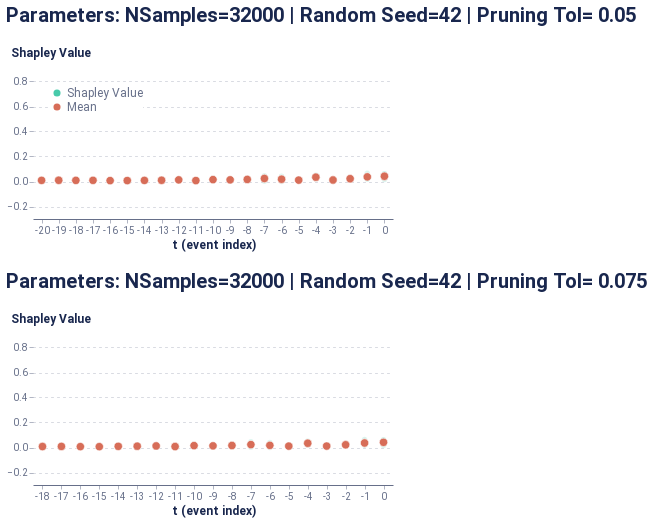

Notebook code cell kept with this figure:
### Markdown cell above
##### Global event-level

### Code cell
event_dict = {'path': 'outputs/event_all_tf.csv', 'rs': 42, 'nsamples': 32000}
event_data = event_explain_all(f, pos_dataset, event_dict, prun_indexes, average_event, model_features, schema, sequence_id_feat, time_feat)
event_global_plot = plot_global_event(event_data)
event_global_plot

### Figure 1 — Vega-Lite specification as saved in the notebook (floating-point values rounded to 4 significant figures)
{"config": {"axis": {"domain": true, "domainColor": "#666F89", "grid": false, "gridCap": "round", "gridColor": "#B3B7C4", "gridDash": [2, 4], "gridWidth": 0.5, "labelColor": "#666F89", "labelFont": "Roboto, Arial, sans-serif", "labelPadding": 2, "tickColor": "#666F89", "tickOpacity": 0.5, "tickSize": 4, "titleColor": "#19274E", "titleFont": "Roboto, Arial, sans-serif", "titleFontSize": 12}, "axisBand": {"domain": true, "labelPadding": 4, "ticks": false}, "axisY": {"domain": false, "titleAlign": "left", "titleAngle": 0, "titleX": -20, "titleY": -10}, "legend": {"labelColor": "#666F89", "labelFont": "Roboto, Arial, sans-serif", "labelFontSize": 12, "symbolSize": 40, "titleColor": "#19274E", "titleFont": "Roboto, Arial, sans-serif", "titleFontSize": 12, "titlePadding": 4}, "arc": {"stroke": "#FFFFFF", "strokeWidth": 1}, "bar": {"fill": "#2770EB", "stroke": null}, "line": {"stroke": "#2770EB", "strokeWidth": 2}, "path": {"stroke": "#2770EB", "strokeWidth": 0.5}, "point": {"fill": "#2770EB", "shape": "circle", "filled": true}, "rect": {"fill": "#2770EB"}, "rule": {"stroke": "#666F89"}, "shape": {"stroke": "#2770EB"}, "text": {"color": "#19274E", "font": "Roboto, Arial, sans-serif", "fontSize": 12}, "range": {"category": ["#2770EB", "#77B98A", "#DA5252", "#FFC400", "#A87AEA", "#00A39E", "#19274E"], "diverging": ["#006360", "#2BB3AE", "#96D9D7", "#FFFFFF", "#EDAAAA", "#DA5252", "#811D1D"], "heatmap": ["#18448F", "#1B4EA5", "#2770EB", "#4C88EE", "#82ACF3", "#A6C4F7", "#E9F1FD"], "ramp": ["#18448F", "#1B4EA5", "#2770EB", "#4C88EE", "#82ACF3", "#A6C4F7", "#E9F1FD"]}, "background": "#FFFFFF", "group": {"fill": "#FFFFFF"}, "header": {"labelColor": "#19274E", "labelFont": "Roboto, Arial, sans-serif", "labelFontSize": 12, "titleColor": "#19274E", "titleFont": "Roboto, Arial, sans-serif", "titleFontSize": 16}, "title": {"anchor": "start", "color": "#19274E", "font": "Roboto, Arial, sans-serif", "fontSize": 20, "fontWeight": "bold", "offset": 20, "subtitleColor": "#19274E", "subtitleFontSize": 16}, "view": {"continuousHeight": 300, "continuousWidth": 400, "stroke": "transparent"}}, "vconcat": [{"mark": {"type": "point", "stroke": "white", "strokeWidth": 0.6}, "encoding": {"color": {"field": "type", "legend": {"fillColor": "white", "orient": "top-left", "symbolSize": 50, "symbolStrokeWidth": 0, "title": null}, "scale": {"domain": ["Shapley Value", "Mean"], "range": ["#48caaa", "#d76d58"]}, "type": "nominal"}, "opacity": {"condition": {"value": 1.0, "test": "(datum.type === 'Mean')"}, "value": 0.2}, "size": {"condition": {"value": 70, "test": "(datum.type === 'Mean')"}, "value": 30}, "x": {"axis": {"labelAngle": 0}, "field": "t (event index)", "type": "ordinal"}, "y": {"axis": {"grid": true, "titleX": -23}, "field": "Shapley Value", "scale": {"domain": [-0.3, 0.9]}, "title": "Shapley Value", "type": "quantitative"}}, "height": 150, "title": "Parameters: NSamples=32000 | Random Seed=42 | Pruning Tol= 0.05", "width": 360}, {"data": {"name": "data-318b54372fb1e42017773ac1d7e5e7cc"}, "mark": {"type": "point", "stroke": "white", "strokeWidth": 0.6}, "encoding": {"color": {"field": "type", "legend": {"fillColor": "white", "orient": "top-left", "symbolSize": 50, "symbolStrokeWidth": 0, "title": null}, "scale": {"domain": ["Shapley Value", "Mean"], "range": ["#48caaa", "#d76d58"]}, "type": "nominal"}, "opacity": {"condition": {"value": 1.0, "test": "(datum.type === 'Mean')"}, "value": 0.2}, "size": {"condition": {"value": 70, "test": "(datum.type === 'Mean')"}, "value": 30}, "x": {"axis": {"labelAngle": 0}, "field": "t (event index)", "type": "ordinal"}, "y": {"axis": {"grid": true, "titleX": -23}, "field": "Shapley Value", "scale": {"domain": [-0.3, 0.9]}, "title": "Shapley Value", "type": "quantitative"}}, "height": 150, "title": "Parameters: NSamples=32000 | Random Seed=42 | Pruning Tol= 0.075", "width": 360}], "data": {"name": "data-093bed47974a533d7f01685921385c4c"}, "$schema": "https://vega.github.io/schema/vega-lite/v4.17.0.json", "datasets": {"data-093bed47974a533d7f01685921385c4c": [{"Shapley Value": 0.06214, "t (event index)": 0, "type": "Shapley Value"}, {"Shapley Value": 0.06632, "t (event index)": -1, "type": "Shapley Value"}, {"Shapley Value": 0.01429, "t (event index)": -2, "type": "Shapley Value"}, {"Shapley Value": 0.002104, "t (event index)": -3, "type": "Shapley Value"}, {"Shapley Value": 0.03677, "t (event index)": -4, "type": "Shapley Value"}, {"Shapley Value": 0.01876, "t (event index)": -5, "type": "Shapley Value"}, {"Shapley Value": 0.04156, "t (event index)": -6, "type": "Shapley Value"}, {"Shapley Value": 0.04688, "t (event index)": -7, "type": "Shapley Value"}, {"Shapley Value": 0.01343, "t (event index)": -8, "type": "Shapley Value"}, {"Shapley Value": 0.006401, "t (event index)": -9, "type": "Shapley Value"}, {"Shapley Value": 0.02775, "t (event index)": -10, "type": "Shapley Value"}, {"Shapley Value": 0.01532, "t (event index)": -11, "type": "Shapley Value"}, {"Shapley Value": 0.01965, "t (event index)": -12, "type": "Shapley Value"}, {"Shapley Value": 0.01594, "t (event index)": -13, "type": "Shapley Value"}, {"Shapley Value": 0.01238, "t (event index)": -14, "type": "Shapley Value"}, {"Shapley Value": 0.01398, "t (event index)": -15, "type": "Shapley Value"}, {"Shapley Value": 0.01228, "t (event index)": -16, "type": "Shapley Value"}, {"Shapley Value": 0.01038, "t (event index)": -17, "type": "Shapley Value"}, {"Shapley Value": 0.0147, "t (event index)": -18, "type": "Shapley Value"}, {"Shapley Value": 0.01441, "t (event index)": -19, "type": "Shapley Value"}, {"Shapley Value": 0.007224, "t (event index)": -20, "type": "Shapley Value"}, {"Shapley Value": 0.01671, "t (event index)": 0, "type": "Shapley Value"}, {"Shapley Value": 0.02076, "t (event index)": -1, "type": "Shapley Value"}, {"Shapley Value": 0.03184, "t (event index)": -2, "type": "Shapley Value"}, {"Shapley Value": 0.01351, "t (event index)": -3, "type": "Shapley Value"}, {"Shapley Value": 0.05301, "t (event index)": -4, "type": "Shapley Value"}, {"Shapley Value": 0.006496, "t (event index)": -5, "type": "Shapley Value"}, {"Shapley Value": 0.0, "t (event index)": -6, "type": "Shapley Value"}, {"Shapley Value": 0.001914, "t (event index)": -7, "type": "Shapley Value"}, {"Shapley Value": 0.01831, "t (event index)": -8, "type": "Shapley Value"}, {"Shapley Value": 0.009294, "t (event index)": -9, "type": "Shapley Value"}, {"Shapley Value": 0.009653, "t (event index)": -10, "type": "Shapley Value"}, {"Shapley Value": 0.007709, "t (event index)": -11, "type": "Shapley Value"}, {"Shapley Value": 0.01364, "t (event index)": -12, "type": "Shapley Value"}, {"Shapley Value": 0.009659, "t (event index)": -13, "type": "Shapley Value"}, {"Shapley Value": 0.006517, "t (event index)": -14, "type": "Shapley Value"}, {"Shapley Value": 0.002932, "t (event index)": -15, "type": "Shapley Value"}, {"Shapley Value": 0.004236, "t (event index)": -16, "type": "Shapley Value"}, {"Shapley Value": 0.007971, "t (event index)": -17, "type": "Shapley Value"}, {"Shapley Value": 0.008248, "t (event index)": -18, "type": "Shapley Value"}, {"Shapley Value": 0.003911, "t (event index)": -19, "type": "Shapley Value"}, {"Shapley Value": 0.02719, "t (event index)": 0, "type": "Shapley Value"}, {"Shapley Value": 0.0204, "t (event index)": -1, "type": "Shapley Value"}, {"Shapley Value": 0.01634, "t (event index)": -2, "type": "Shapley Value"}, {"Shapley Value": 0.0148, "t (event index)": -3, "type": "Shapley Value"}, {"Shapley Value": 0.02951, "t (event index)": -4, "type": "Shapley Value"}, {"Shapley Value": 0.01054, "t (event index)": -5, "type": "Shapley Value"}, {"Shapley Value": 0.01939, "t (event index)": -6, "type": "Shapley Value"}, {"Shapley Value": 0.03315, "t (event index)": -7, "type": "Shapley Value"}, {"Shapley Value": 0.02652, "t (event index)": -8, "type": "Shapley Value"}, {"Shapley Value": 0.02168, "t (event index)": -9, "type": "Shapley Value"}, {"Shapley Value": 0.006888, "t (event index)": -10, "type": "Shapley Value"}, {"Shapley Value": 0.007208, "t (event index)": -11, "type": "Shapley Value"}, {"Shapley Value": 0.0097, "t (event index)": -12, "type": "Shapley Value"}, {"Shapley Value": 0.006328, "t (event index)": -13, "type": "Shapley Value"}, {"Shapley Value": 0.01191, "t (event index)": -14, "type": "Shapley Value"}, {"Shapley Value": 0.006343, "t (event index)": -15, "type": "Shapley Value"}, {"Shapley Value": 0.004959, "t (event index)": -16, "type": "Shapley Value"}, {"Shapley Value": 0.009694, "t (event index)": -17, "type": "Shapley Value"}, {"Shapley Value": 0.00417, "t (event index)": -18, "type": "Shapley Value"}, {"Shapley Value": 0.0108, "t (event index)": -19, "type": "Shapley Value"}, {"Shapley Value": 0.01078, "t (event index)": -20, "type": "Shapley Value"}, {"Shapley Value": 0.06181, "t (event index)": 0, "type": "Shapley Value"}, {"Shapley Value": 0.04037, "t (event index)": -1, "type": "Shapley Value"}, {"Shapley Value": 0.02685, "t (event index)": -2, "type": "Shapley Value"}, {"Shapley Value": 0.01738, "t (event index)": -3, "type": "Shapley Value"}, {"Shapley Value": 0.0192, "t (event index)": -4, "type": "Shapley Value"}, {"Shapley Value": 0.008408, "t (event index)": -5, "type": "Shapley Value"}, {"Shapley Value": 0.01117, "t (event index)": -6, "type": "Shapley Value"}, {"Shapley Value": 0.01489, "t (event index)": -7, "type": "Shapley Value"}, {"Shapley Value": 0.007948, "t (event index)": -8, "type": "Shapley Value"}, {"Shapley Value": 0.01545, "t (event index)": -9, "type": "Shapley Value"}, {"Shapley Value": 0.01624, "t (event index)": -10, "type": "Shapley Value"}, {"Shapley Value": -0.0003521, "t (event index)": -11, "type": "Shapley Value"}, {"Shapley Value": 0.009232, "t (event index)": -12, "type": "Shapley Value"}, {"Shapley Value": 0.007008, "t (event index)": -13, "type": "Shapley Value"}, {"Shapley Value": 0.003891, "t (event index)": -14, "type": "Shapley Value"}, {"Shapley Value": 0.006799, "t (event index)": -15, "type": "Shapley Value"}, {"Shapley Value": 0.009, "t (event index)": -20, "type": "Mean"}, {"Shapley Value": 0.009707, "t (event index)": -19, "type": "Mean"}, {"Shapley Value": 0.00904, "t (event index)": -18, "type": "Mean"}, {"Shapley Value": 0.009347, "t (event index)": -17, "type": "Mean"}, {"Shapley Value": 0.007159, "t (event index)": -16, "type": "Mean"}, {"Shapley Value": 0.007514, "t (event index)": -15, "type": "Mean"}, {"Shapley Value": 0.008674, "t (event index)": -14, "type": "Mean"}, {"Shapley Value": 0.009733, "t (event index)": -13, "type": "Mean"}, {"Shapley Value": 0.01305, "t (event index)": -12, "type": "Mean"}, {"Shapley Value": 0.007471, "t (event index)": -11, "type": "Mean"}, {"Shapley Value": 0.01513, "t (event index)": -10, "type": "Mean"}, {"Shapley Value": 0.0132, "t (event index)": -9, "type": "Mean"}, {"Shapley Value": 0.01655, "t (event index)": -8, "type": "Mean"}, {"Shapley Value": 0.02421, "t (event index)": -7, "type": "Mean"}, {"Shapley Value": 0.01803, "t (event index)": -6, "type": "Mean"}, {"Shapley Value": 0.01105, "t (event index)": -5, "type": "Mean"}, {"Shapley Value": 0.03462, "t (event index)": -4, "type": "Mean"}, {"Shapley Value": 0.01195, "t (event index)": -3, "type": "Mean"}, {"Shapley Value": 0.02233, "t (event index)": -2, "type": "Mean"}, {"Shapley Value": 0.03696, "t (event index)": -1, "type": "Mean"}, {"Shapley Value": 0.04196, "t (event index)": 0, "type": "Mean"}], "data-318b54372fb1e42017773ac1d7e5e7cc": [{"Shapley Value": 0.06145, "t (event index)": 0, "type": "Shapley Value"}, {"Shapley Value": 0.06394, "t (event index)": -1, "type": "Shapley Value"}, {"Shapley Value": 0.01353, "t (event index)": -2, "type": "Shapley Value"}, {"Shapley Value": 0.001913, "t (event index)": -3, "type": "Shapley Value"}, {"Shapley Value": 0.03524, "t (event index)": -4, "type": "Shapley Value"}, {"Shapley Value": 0.01952, "t (event index)": -5, "type": "Shapley Value"}, {"Shapley Value": 0.0406, "t (event index)": -6, "type": "Shapley Value"}, {"Shapley Value": 0.04544, "t (event index)": -7, "type": "Shapley Value"}, {"Shapley Value": 0.01259, "t (event index)": -8, "type": "Shapley Value"}, {"Shapley Value": 0.007473, "t (event index)": -9, "type": "Shapley Value"}, {"Shapley Value": 0.02774, "t (event index)": -10, "type": "Shapley Value"}, {"Shapley Value": 0.01529, "t (event index)": -11, "type": "Shapley Value"}, {"Shapley Value": 0.01962, "t (event index)": -12, "type": "Shapley Value"}, {"Shapley Value": 0.01627, "t (event index)": -13, "type": "Shapley Value"}, {"Shapley Value": 0.0109, "t (event index)": -14, "type": "Shapley Value"}, {"Shapley Value": 0.01201, "t (event index)": -15, "type": "Shapley Value"}, {"Shapley Value": 0.01189, "t (event index)": -16, "type": "Shapley Value"}, {"Shapley Value": 0.009293, "t (event index)": -17, "type": "Shapley Value"}, {"Shapley Value": 0.01232, "t (event index)": -18, "type": "Shapley Value"}, {"Shapley Value": 0.01607, "t (event index)": 0, "type": "Shapley Value"}, {"Shapley Value": 0.02052, "t (event index)": -1, "type": "Shapley Value"}, {"Shapley Value": 0.03208, "t (event index)": -2, "type": "Shapley Value"}, {"Shapley Value": 0.01367, "t (event index)": -3, "type": "Shapley Value"}, {"Shapley Value": 0.05295, "t (event index)": -4, "type": "Shapley Value"}, {"Shapley Value": 0.006576, "t (event index)": -5, "type": "Shapley Value"}, {"Shapley Value": 0.0, "t (event index)": -6, "type": "Shapley Value"}, {"Shapley Value": 0.001342, "t (event index)": -7, "type": "Shapley Value"}, {"Shapley Value": 0.01797, "t (event index)": -8, "type": "Shapley Value"}, {"Shapley Value": 0.009151, "t (event index)": -9, "type": "Shapley Value"}, {"Shapley Value": 0.009206, "t (event index)": -10, "type": "Shapley Value"}, {"Shapley Value": 0.007315, "t (event index)": -11, "type": "Shapley Value"}, {"Shapley Value": 0.01334, "t (event index)": -12, "type": "Shapley Value"}, {"Shapley Value": 0.008513, "t (event index)": -13, "type": "Shapley Value"}, {"Shapley Value": 0.006098, "t (event index)": -14, "type": "Shapley Value"}, {"Shapley Value": 0.002525, "t (event index)": -15, "type": "Shapley Value"}, {"Shapley Value": 0.004242, "t (event index)": -16, "type": "Shapley Value"}, {"Shapley Value": 0.007596, "t (event index)": -17, "type": "Shapley Value"}, {"Shapley Value": 0.02772, "t (event index)": 0, "type": "Shapley Value"}, {"Shapley Value": 0.02008, "t (event index)": -1, "type": "Shapley Value"}, {"Shapley Value": 0.01472, "t (event index)": -2, "type": "Shapley Value"}, {"Shapley Value": 0.0138, "t (event index)": -3, "type": "Shapley Value"}, {"Shapley Value": 0.02912, "t (event index)": -4, "type": "Shapley Value"}, {"Shapley Value": 0.01085, "t (event index)": -5, "type": "Shapley Value"}, {"Shapley Value": 0.01823, "t (event index)": -6, "type": "Shapley Value"}, {"Shapley Value": 0.03223, "t (event index)": -7, "type": "Shapley Value"}, {"Shapley Value": 0.02535, "t (event index)": -8, "type": "Shapley Value"}, {"Shapley Value": 0.02198, "t (event index)": -9, "type": "Shapley Value"}, {"Shapley Value": 0.00696, "t (event index)": -10, "type": "Shapley Value"}, {"Shapley Value": 0.008242, "t (event index)": -11, "type": "Shapley Value"}, {"Shapley Value": 0.009681, "t (event index)": -12, "type": "Shapley Value"}, {"Shapley Value": 0.007083, "t (event index)": -13, "type": "Shapley Value"}, {"Shapley Value": 0.01108, "t (event index)": -14, "type": "Shapley Value"}, {"Shapley Value": 0.005579, "t (event index)": -15, "type": "Shapley Value"}, {"Shapley Value": 0.004985, "t (event index)": -16, "type": "Shapley Value"}, {"Shapley Value": 0.009095, "t (event index)": -17, "type": "Shapley Value"}, {"Shapley Value": 0.002864, "t (event index)": -18, "type": "Shapley Value"}, {"Shapley Value": 0.06083, "t (event index)": 0, "type": "Shapley Value"}, {"Shapley Value": 0.03947, "t (event index)": -1, "type": "Shapley Value"}, {"Shapley Value": 0.0266, "t (event index)": -2, "type": "Shapley Value"}, {"Shapley Value": 0.01651, "t (event index)": -3, "type": "Shapley Value"}, {"Shapley Value": 0.01867, "t (event index)": -4, "type": "Shapley Value"}, {"Shapley Value": 0.007607, "t (event index)": -5, "type": "Shapley Value"}, {"Shapley Value": 0.01035, "t (event index)": -6, "type": "Shapley Value"}, {"Shapley Value": 0.01399, "t (event index)": -7, "type": "Shapley Value"}, {"Shapley Value": 0.007807, "t (event index)": -8, "type": "Shapley Value"}, {"Shapley Value": 0.01423, "t (event index)": -9, "type": "Shapley Value"}, {"Shapley Value": 0.0161, "t (event index)": -10, "type": "Shapley Value"}, {"Shapley Value": -0.0006511, "t (event index)": -11, "type": "Shapley Value"}, {"Shapley Value": 0.007629, "t (event index)": -12, "type": "Shapley Value"}, {"Shapley Value": 0.007593, "t (event index)": -18, "type": "Mean"}, {"Shapley Value": 0.008661, "t (event index)": -17, "type": "Mean"}, {"Shapley Value": 0.007038, "t (event index)": -16, "type": "Mean"}, {"Shapley Value": 0.006704, "t (event index)": -15, "type": "Mean"}, {"Shapley Value": 0.00936, "t (event index)": -14, "type": "Mean"}, {"Shapley Value": 0.01062, "t (event index)": -13, "type": "Mean"}, {"Shapley Value": 0.01257, "t (event index)": -12, "type": "Mean"}, {"Shapley Value": 0.00755, "t (event index)": -11, "type": "Mean"}, {"Shapley Value": 0.015, "t (event index)": -10, "type": "Mean"}, {"Shapley Value": 0.01321, "t (event index)": -9, "type": "Mean"}, {"Shapley Value": 0.01593, "t (event index)": -8, "type": "Mean"}, {"Shapley Value": 0.02325, "t (event index)": -7, "type": "Mean"}, {"Shapley Value": 0.0173, "t (event index)": -6, "type": "Mean"}, {"Shapley Value": 0.01114, "t (event index)": -5, "type": "Mean"}, {"Shapley Value": 0.034, "t (event index)": -4, "type": "Mean"}, {"Shapley Value": 0.01147, "t (event index)": -3, "type": "Mean"}, {"Shapley Value": 0.02173, "t (event index)": -2, "type": "Mean"}, {"Shapley Value": 0.036, "t (event index)": -1, "type": "Mean"}, {"Shapley Value": 0.04152, "t (event index)": 0, "type": "Mean"}]}}
